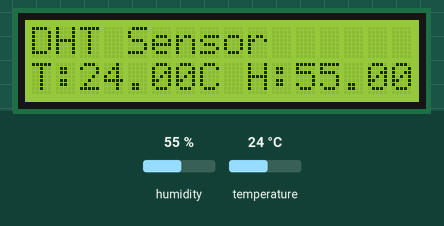
Simulated run of this sketch. Board: Arduino Uno, built with avr-gcc and run on an emulated ATmega328P. On the bench: 16×2 character LCD. The test bench sets the inputs (shaded band); at power-on: humidity 55 %, temperature 24 °C.

Above: at 1.2 s.
1.3 s: humidity set to 22 %
At 3.2 s:
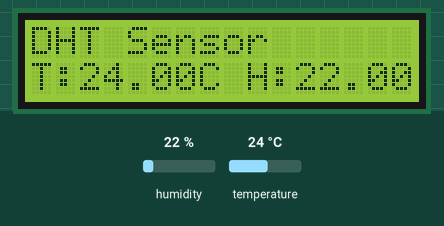
4.0 s: temperature set to 12 °C
At 5.3 s:
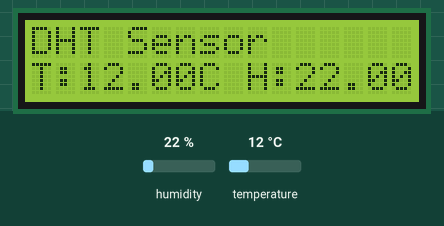
6.7 s: humidity set to 40 %
At 9.5 s:
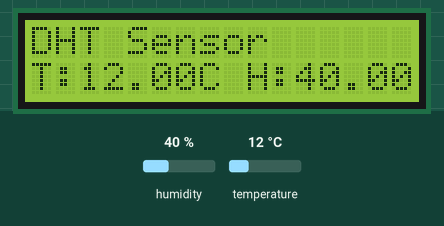
9.8 s: temperature set to 19 °C
At 10.6 s:
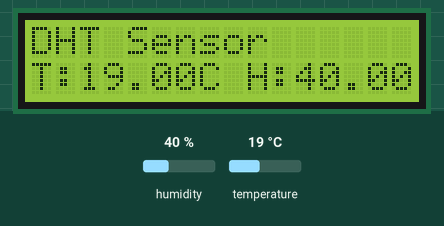
Timing chart, 0 to 12.8 s (numbered marks = the images above; inputs shaded):
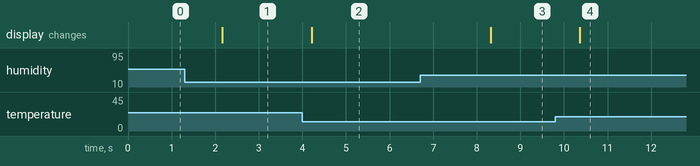

The sketch:

punto_17.ino
```cpp
#include <Wire.h>
#include <LiquidCrystal_I2C.h>
#include <DHT.h>

#define DHTPIN 2
#define DHTTYPE DHT11

DHT dht(DHTPIN, DHTTYPE);

LiquidCrystal_I2C lcd(0x27, 16, 2);

void setup() {
  lcd.init();
  lcd.backlight();
  dht.begin();
}

void loop() {

  float h = dht.readHumidity();
  float t = dht.readTemperature();

  lcd.setCursor(0, 0);
  lcd.print("DHT Sensor");
  lcd.setCursor(0, 1);
  lcd.print("T:");
  lcd.print(t);
  lcd.print("C H:");
  lcd.print(h);
  lcd.print("%");

  delay(2000);
}
```

Measured:
- after the input at 1.3 s, the display: changes after 0.87 s (image 1)
- after the input at 4.0 s, the display: changes after 0.22 s (image 2)
- after the input at 6.7 s, the display: changes after 1.6 s (image 3)
- after the input at 9.8 s, the display: changes after 0.57 s (image 4)
